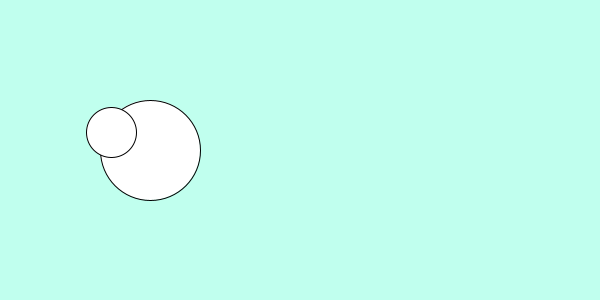
Frame 1 (no input)
Frame 60 (the mouse pressed at the canvas centre just before this capture): identical to frame 1, image omitted
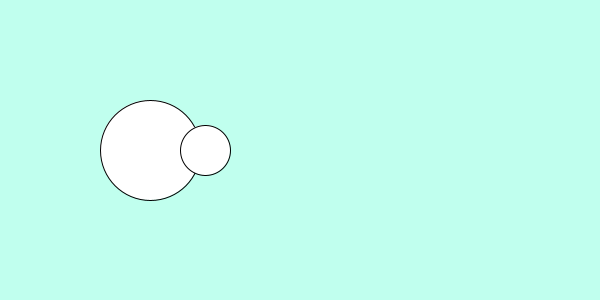
Frame 120 (the mouse held since frame 60 and released just before this capture)

The Processing sketch that drew these frames (run headless with seeded random() and noise(); from frame 60 on, the mouse is pressed at the canvas centre):

// Processing sketch: week04_01_atan2_dy_dx_cos_sin
// ── week04_01_atan2_dy_dx_cos_sin.pde
//week04_01_atan2_dy_dx_cos_sin
void setup(){
   size(600,300);
}
void draw(){
   background(#C0FFEE); 
   ellipse(150,150,100,100);
   //ellipse(150+25,150,50,50);
   float dx=mouseX-150,dy=mouseY-150;
   float a =atan2(dy,dx);
   ellipse(150+cos(a)*55,150+sin(a)*25,50,50);
}
